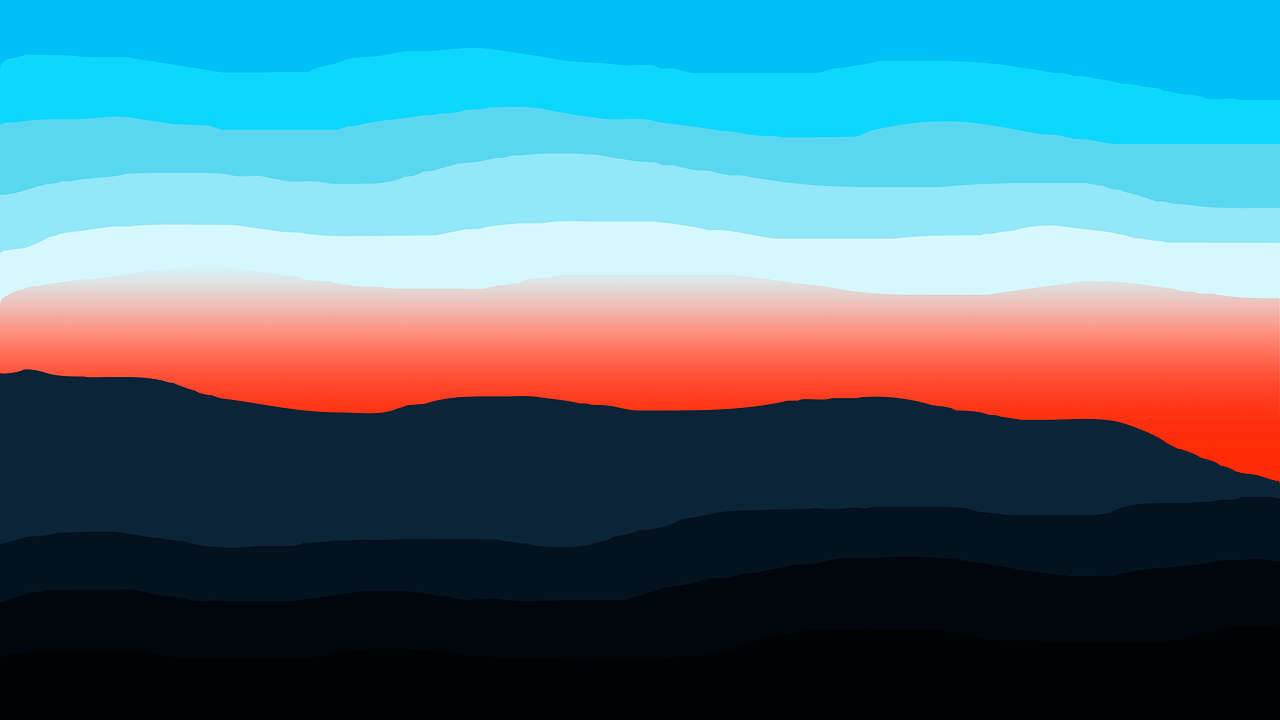
%> input picture Rgb_component_analysis/img.png, 1280 x 720 px
$ octave components_split.m   (GNU Octave 9; MATLAB toolbox functions it lacks are replaced by stand-ins)
%> lines starting %> are read from the running program, lines starting %| are printed output that depends on the picture
% Extracting colours from the image
% Owner : Darshan Tate
clc
clear all
close all

I = imread("img.png");
%> I is the input picture: size 720x1280x3 uint8; mean R, G, B 78.6, 116.3, 129.5

% Create figure with subplots
figure('Name', 'RGB Components');

% Original image
subplot(2,2,1);
imshow(I);
title('Original Image');

% Showing only red component
Ir = I;
Ir(:,:,2) = 0;
Ir(:,:,3) = 0;
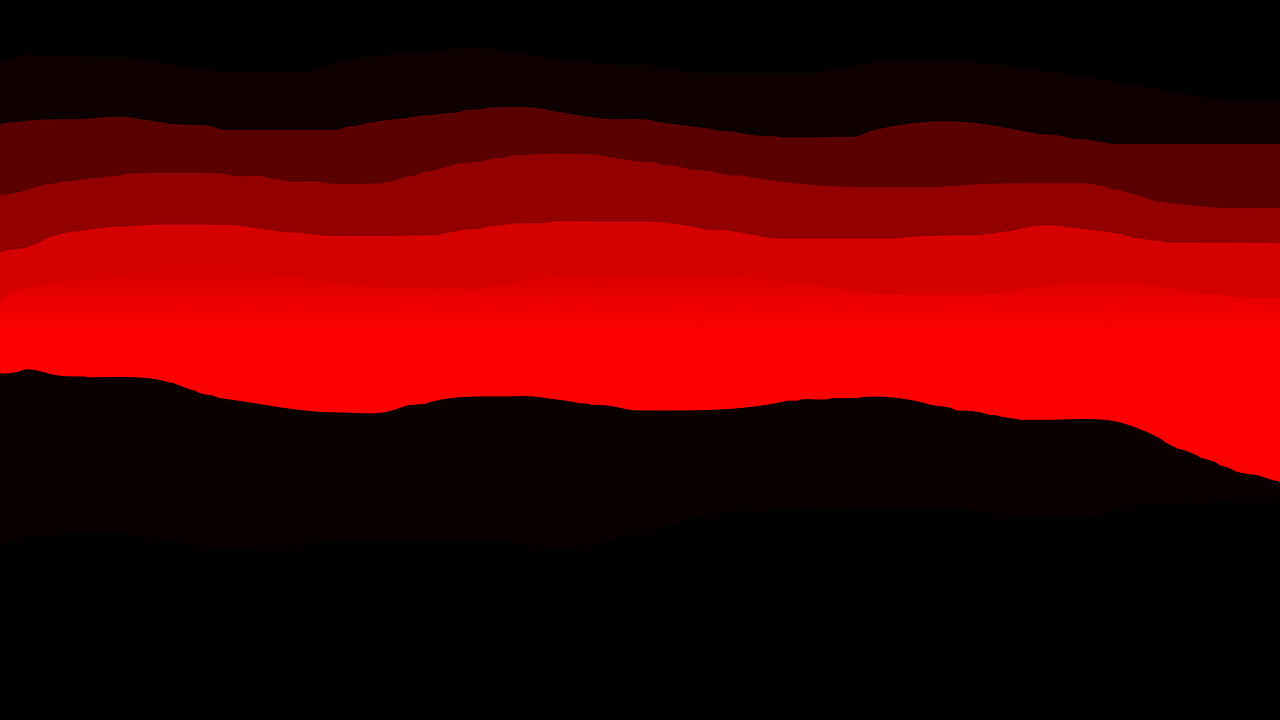
%> Ir: size 720x1280x3 uint8; mean R, G, B 78.6, 0, 0
subplot(2,2,2);
imshow(Ir);
title('Red Component');

% Showing only green component
Ig = I;
Ig(:,:,1) = 0;
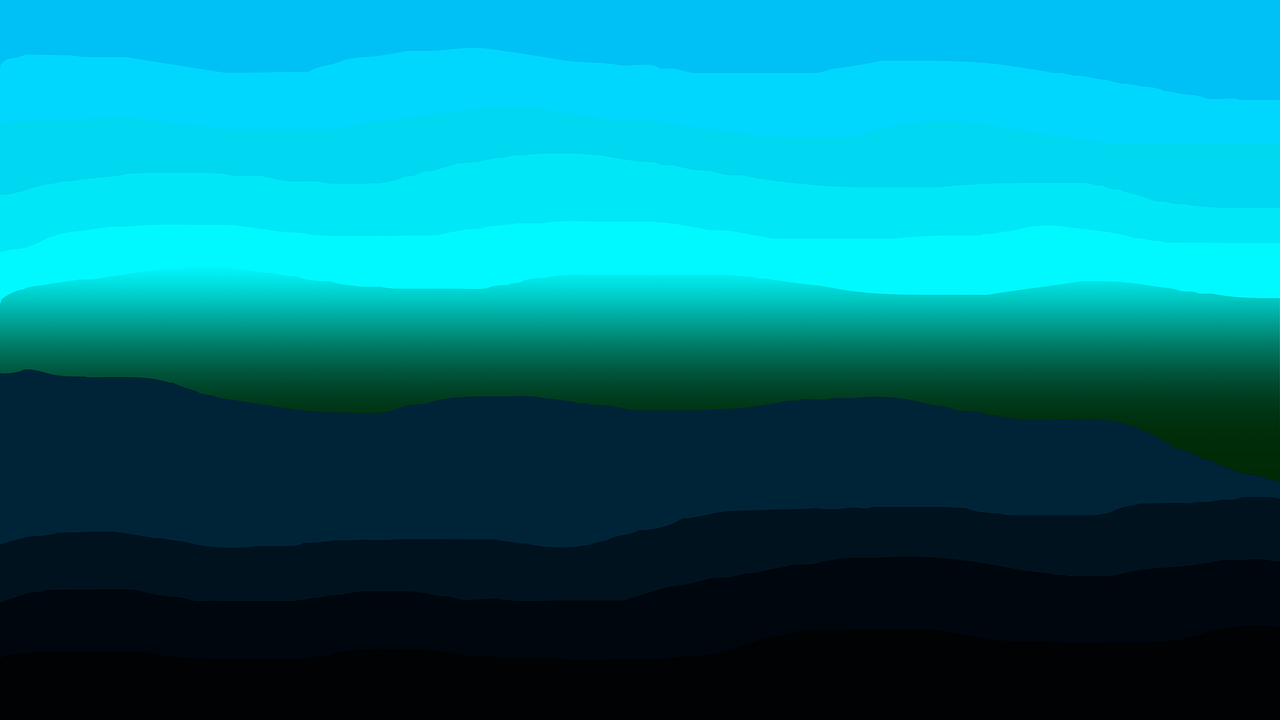
%> Ig: size 720x1280x3 uint8; mean R, G, B 0, 116.3, 129.5
Ig(:,:,3) = 0;
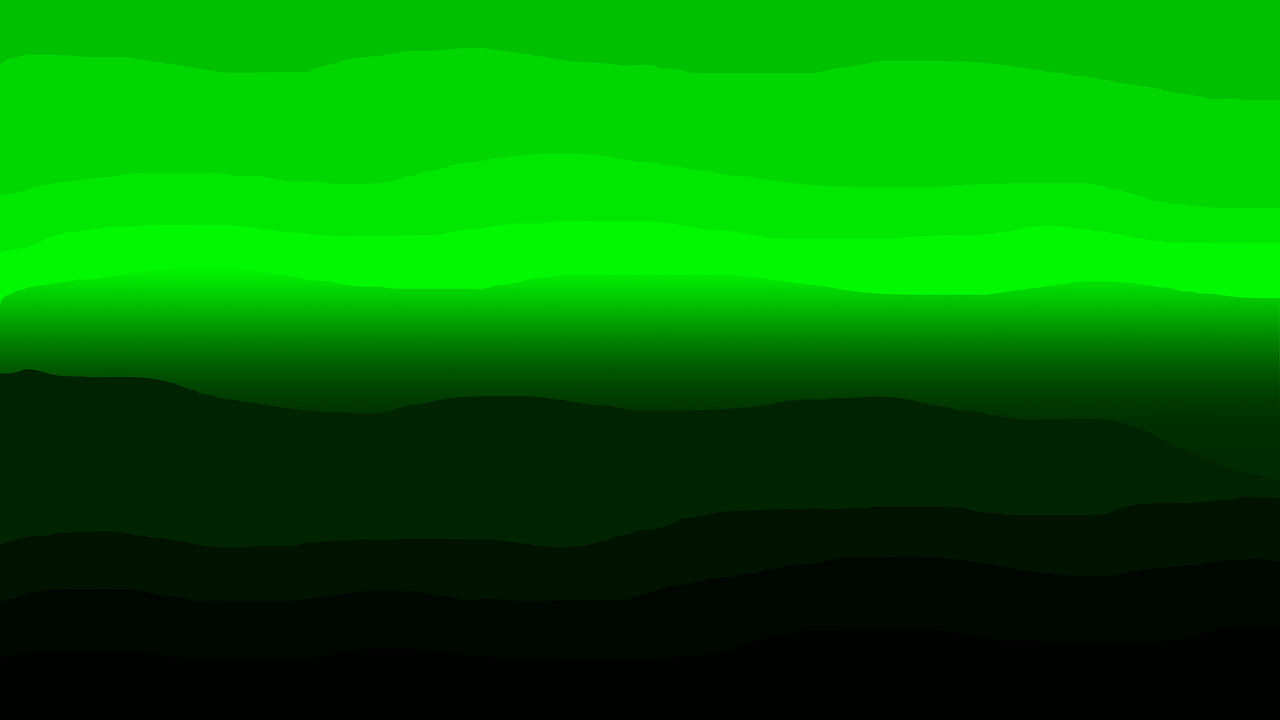
%> Ig: size 720x1280x3 uint8; mean R, G, B 0, 116.3, 0
subplot(2,2,3);
imshow(Ig);
title('Green Component');

% Showing only blue component
Ib = I;
Ib(:,:,1) = 0;
Ib(:,:,2) = 0;
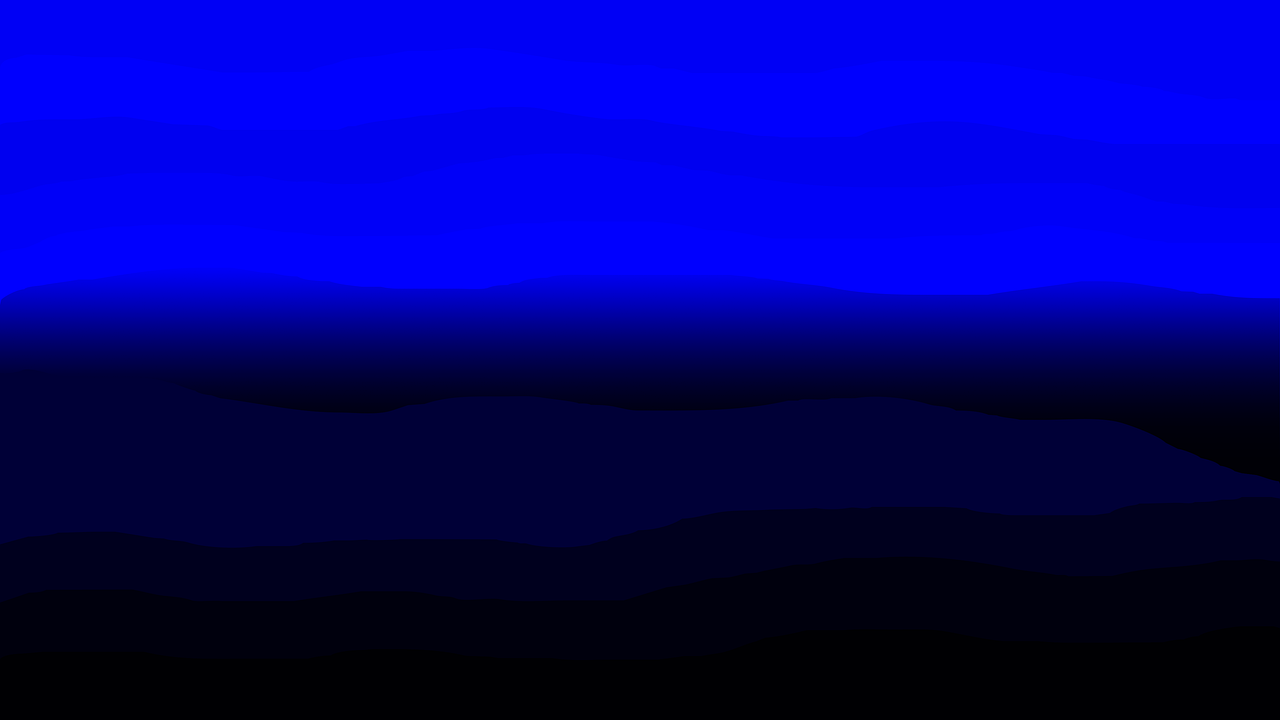
%> Ib: size 720x1280x3 uint8; mean R, G, B 0, 0, 129.5
subplot(2,2,4);
imshow(Ib);
title('Blue Component');
